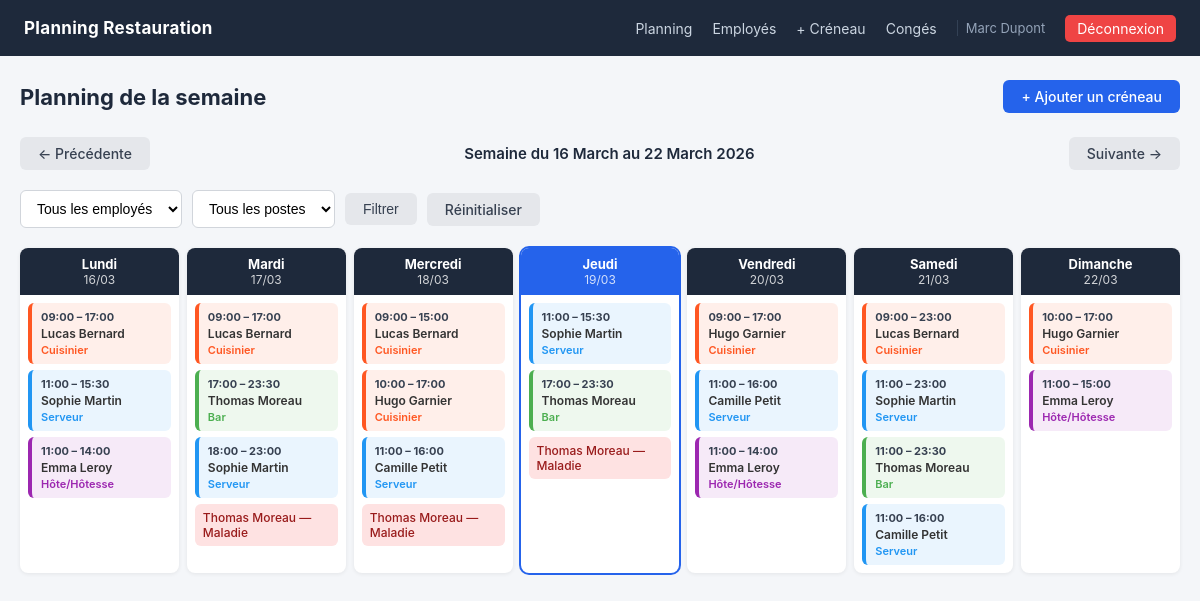
/planning/week (signed in), run on the app's committed database.
### app/models.py (models this page shows, shortened)
class User(UserMixin, db.Model):
    __tablename__ = 'users'
    id = db.Column(db.Integer, primary_key=True)
    nom = db.Column(db.String(50), nullable=False)
    prenom = db.Column(db.String(50), nullable=False)
    email = db.Column(db.String(120), nullable=False, unique=True)
    password_hash = db.Column(db.String(255), nullable=False)
    telephone = db.Column(db.String(20), nullable=True)
    post_id = db.Column(db.Integer, db.ForeignKey('posts.id'), nullable=True)
    contrat = db.Column(db.String(20), nullable=False)
    date_embauche = db.Column(db.Date, nullable=False)
    role = db.Column(db.String(10), nullable=False, default='employe')
    actif = db.Column(db.Boolean, nullable=False, default=True)
    created_at = db.Column(db.DateTime, nullable=False, default=datetime.utcnow)
    shifts = db.relationship('Shift', foreign_keys='Shift.user_id', backref='employe', lazy=True)
    absences = db.relationship('Absence', foreign_keys='Absence.user_id', backref='employe', lazy=True)
    @property
    def est_manager(self):
        return self.role == 'manager'
    @property
    def nom_complet(self):
        return f'{self.prenom} {self.nom}'

class Shift(db.Model):
    __tablename__ = 'shifts'
    id = db.Column(db.Integer, primary_key=True)
    user_id = db.Column(db.Integer, db.ForeignKey('users.id'), nullable=False)
    post_id = db.Column(db.Integer, db.ForeignKey('posts.id'), nullable=False)
    date_service = db.Column(db.Date, nullable=False)
    heure_debut = db.Column(db.Time, nullable=False)
    heure_fin = db.Column(db.Time, nullable=False)
    note = db.Column(db.Text, nullable=True)
    created_at = db.Column(db.DateTime, nullable=False, default=datetime.utcnow)
    created_by = db.Column(db.Integer, db.ForeignKey('users.id'), nullable=True)

class Post(db.Model):
    __tablename__ = 'posts'
    id = db.Column(db.Integer, primary_key=True)
    nom = db.Column(db.String(50), nullable=False, unique=True)
    couleur = db.Column(db.String(7), nullable=False)
    description = db.Column(db.Text, nullable=True)
    employes = db.relationship('User', backref='poste', lazy=True)
    shifts = db.relationship('Shift', backref='poste', lazy=True)

class Absence(db.Model):
    __tablename__ = 'absences'
    id = db.Column(db.Integer, primary_key=True)
    user_id = db.Column(db.Integer, db.ForeignKey('users.id'), nullable=False)
    type_absence = db.Column(db.String(30), nullable=False)
    date_debut = db.Column(db.Date, nullable=False)
    date_fin = db.Column(db.Date, nullable=False)
    motif = db.Column(db.Text, nullable=True)
    statut = db.Column(db.String(15), nullable=False, default='en_attente')
    commentaire_manager = db.Column(db.Text, nullable=True)
    traite_par = db.Column(db.Integer, db.ForeignKey('users.id'), nullable=True)
    created_at = db.Column(db.DateTime, nullable=False, default=datetime.utcnow)

### app/planning/routes.py (the view)
@bp.route('/planning/week')
@login_required
def week_view():
    date_param = request.args.get('date')
    if date_param:
        try:
            date_ref = date.fromisoformat(date_param)
        except ValueError:
            date_ref = date.today()
    else:
        date_ref = date.today()
    semaine = get_semaine(date_ref)
    lundi, dimanche = semaine[0], semaine[6]
    filtre_employe = request.args.get('employe', type=int)
    filtre_poste = request.args.get('poste', type=int)
    query = Shift.query.filter(Shift.date_service >= lundi, Shift.date_service <= dimanche)
    if not current_user.est_manager:
        query = query.filter(Shift.user_id == current_user.id)
    elif filtre_employe:
        query = query.filter(Shift.user_id == filtre_employe)
    elif filtre_poste:
        query = query.filter(Shift.post_id == filtre_poste)
    shifts = query.order_by(Shift.heure_debut).all()
    creneaux_par_jour = {jour: [] for jour in semaine}
    for shift in shifts:
        if shift.date_service in creneaux_par_jour:
            creneaux_par_jour[shift.date_service].append(shift)
    absences = Absence.query.filter(
        Absence.statut.in_(['approuve', 'confirme']),
        Absence.date_debut <= dimanche,
        Absence.date_fin >= lundi,
    ).all()
    employes = User.query.filter_by(role='employe', actif=True).order_by(User.nom).all() if current_user.est_manager else []
    postes = Post.query.all() if current_user.est_manager else []
    prev_week = (lundi - timedelta(7)).isoformat()
    next_week = (lundi + timedelta(7)).isoformat()
    JOURS_FR = ['Lundi', 'Mardi', 'Mercredi', 'Jeudi', 'Vendredi', 'Samedi', 'Dimanche']
    return render_template('planning/week.html',
        semaine=semaine,
        jours_fr=JOURS_FR,
        creneaux_par_jour=creneaux_par_jour,
        absences=absences,
        employes=employes,
        postes=postes,
        prev_week=prev_week,
        next_week=next_week,
        filtre_employe=filtre_employe,
        filtre_poste=filtre_poste,
        today=date.today(),
    )

### app/planning/routes.py (called while the page is built)
def get_semaine(date_ref):
    lundi = date_ref - timedelta(days=date_ref.weekday())
    return [lundi + timedelta(days=i) for i in range(7)]

### app/templates/planning/week.html (shortened to what this page needs)
{% extends "base.html" %}
{% block content %}
<div class="page-header">
    <h1>Planning de la semaine</h1>
    {% if current_user.est_manager %}
    <a href="{{ url_for('shifts.create_shift') }}" class="btn btn-primary">+ Ajouter un créneau</a>
    {% endif %}
</div>
<div class="week-nav">
    <a href="{{ url_for('planning.week_view', date=prev_week) }}" class="btn btn-secondary">&#8592; Précédente</a>
    <span class="week-label">Semaine du {{ semaine[0].strftime('%d %B') }} au {{ semaine[6].strftime('%d %B %Y') }}</span>
    <a href="{{ url_for('planning.week_view', date=next_week) }}" class="btn btn-secondary">Suivante &#8594;</a>
</div>
{% if current_user.est_manager %}
<form method="GET" class="filter-bar">
    <select name="employe" class="form-control" style="width:auto">
        <option value="">Tous les employés</option>
    </select>
    <select name="poste" class="form-control" style="width:auto">
        <option value="">Tous les postes</option>
    </select>
    <button type="submit" class="btn btn-secondary">Filtrer</button>
    <a href="{{ url_for('planning.week_view') }}" class="btn btn-secondary">Réinitialiser</a>
</form>
{% endif %}
<div class="planning-grid">
    {% for i in range(7) %}
    {% set jour = semaine[i] %}
    <div class="planning-col {% if jour == today %}today{% endif %}">
        <div class="planning-col-header">
            <span class="day-name">{{ jours_fr[i] }}</span>
            <span class="day-date">{{ jour.strftime('%d/%m') }}</span>
        </div>
        <div class="planning-col-body">
            {% for shift in creneaux_par_jour[jour] %}
            <div class="shift-card" style="border-left:4px solid {{ shift.poste.couleur }};background:{{ shift.poste.couleur }}18">
                <div class="shift-time">{{ shift.heure_debut.strftime('%H:%M') }} – {{ shift.heure_fin.strftime('%H:%M') }}</div>
                {% if current_user.est_manager %}
                <div class="shift-employee">{{ shift.employe.nom_complet }}</div>
                {% endif %}
                <div class="shift-post" style="color:{{ shift.poste.couleur }}">{{ shift.poste.nom }}</div>
            </div>
            {% endfor %}
            {% for absence in absences %}
            {% if absence.employe and absence.date_debut <= jour and jour <= absence.date_fin %}
            <div class="absence-card">
                {% if current_user.est_manager %}{{ absence.employe.nom_complet }} — {% endif %}
                {{ absence.type_absence.replace('_',' ').title() }}
            </div>
            {% endif %}
            {% endfor %}
        </div>
    </div>
    {% endfor %}
</div>
{% endblock %}

### app/templates/base.html (shortened to what this page needs)
<!DOCTYPE html>
<html lang="fr">
<head>
    <link rel="stylesheet" href="{{ url_for('static', filename='css/style.css') }}">
</head>
<body>
{% if current_user.is_authenticated %}
<nav class="navbar">
    <div class="navbar-brand">Planning Restauration</div>
    <div class="navbar-links">
        {% if current_user.est_manager %}
            <a href="{{ url_for('planning.week_view') }}">Planning</a>
            <a href="{{ url_for('employees.list_employees') }}">Employés</a>
            <a href="{{ url_for('shifts.create_shift') }}">+ Créneau</a>
            <a href="{{ url_for('absences.list_absences') }}">Congés</a>
        {% else %}
            <a href="{{ url_for('planning.week_view') }}">Mon planning</a>
            <a href="{{ url_for('absences.my_absences') }}">Mes congés</a>
        {% endif %}
        <span class="navbar-user">{{ current_user.nom_complet }}</span>
        <a href="{{ url_for('auth.logout') }}" class="btn-logout">Déconnexion</a>
    </div>
</nav>
{% endif %}
<main class="container">
    {% block content %}{% endblock %}
</main>
</body>
</html>

### app/static/css/style.css (style rules this page uses)
*, *::before, *::after { box-sizing: border-box; margin: 0; padding: 0; }
body { font-family: -apple-system, BlinkMacSystemFont, 'Segoe UI', sans-serif; font-size: 15px; background: #f4f6f9; color: #333; min-height: 100vh; }
a { color: #2563eb; text-decoration: none; }
.navbar { background: #1e293b; color: #fff; display: flex; align-items: center; justify-content: space-between; padding: 0 24px; height: 56px; position: sticky; top: 0; z-index: 100; }
.navbar-brand { font-weight: 700; font-size: 17px; letter-spacing: .3px; }
.navbar-links { display: flex; align-items: center; gap: 20px; }
.navbar-links a { color: #cbd5e1; font-size: 14px; }
.navbar-user { color: #94a3b8; font-size: 13px; padding-left: 8px; border-left: 1px solid #334155; }
.btn-logout { background: #ef4444; color: #fff !important; padding: 5px 12px; border-radius: 5px; font-size: 13px; }
.container { max-width: 1200px; margin: 0 auto; padding: 24px 20px; }
.form-control { width: 100%; padding: 9px 12px; border: 1px solid #d1d5db; border-radius: 6px; font-size: 14px; background: #fff; transition: border-color .2s; }
.btn { display: inline-block; padding: 8px 18px; border-radius: 6px; border: none; cursor: pointer; font-size: 14px; font-weight: 500; transition: background .15s; text-align: center; }
.btn-primary { background: #2563eb; color: #fff; }
.btn-secondary { background: #e5e7eb; color: #374151; }
.page-header { display: flex; align-items: center; justify-content: space-between; margin-bottom: 24px; }
.page-header h1 { font-size: 22px; font-weight: 700; color: #1e293b; }

### app/templates/planning/week.html (style rules this page uses)
.week-nav { display:flex;align-items:center;justify-content:space-between;margin-bottom:20px }
.week-label { font-weight:600;font-size:15px;color:#1e293b }
.filter-bar { display:flex;gap:10px;align-items:center;margin-bottom:20px;flex-wrap:wrap }
.planning-grid { display:grid;grid-template-columns:repeat(7,1fr);gap:8px }
.planning-col { background:#fff;border-radius:8px;box-shadow:0 1px 4px rgba(0,0,0,.07);overflow:hidden;min-height:180px }
.planning-col.today { box-shadow:0 0 0 2px #2563eb }
.planning-col-header { background:#1e293b;color:#fff;padding:8px 10px;text-align:center }
.planning-col.today .planning-col-header { background:#2563eb }
.day-name { display:block;font-weight:700;font-size:13px }
.day-date { display:block;font-size:12px;opacity:.8 }
.planning-col-body { padding:8px;display:flex;flex-direction:column;gap:6px }
.shift-card { border-radius:6px;padding:7px 9px;font-size:12px }
.shift-time { font-weight:700;font-size:11px;color:#374151 }
.shift-employee { font-weight:600;font-size:12px;margin-top:2px }
.shift-post { font-size:11px;font-weight:600;margin-top:2px }
.absence-card { background:#fee2e2;border-radius:6px;padding:6px 8px;font-size:12px;color:#991b1b;font-weight:500 }

### data on the page
User: nom_complet "Marc Dupont"
Shift: heure_debut "09:00", heure_fin "17:00", employe.nom_complet "Lucas Bernard", poste.nom "Cuisinier"
Shift: heure_debut "11:00", heure_fin "15:30", employe.nom_complet "Sophie Martin", poste.nom "Serveur"
Shift: heure_debut "11:00", heure_fin "14:00", employe.nom_complet "Emma Leroy", poste.nom "Hôte/Hôtesse"
Shift: heure_debut "09:00", heure_fin "17:00", employe.nom_complet "Lucas Bernard", poste.nom "Cuisinier"
Shift: heure_debut "17:00", heure_fin "23:30", employe.nom_complet "Thomas Moreau", poste.nom "Bar"
Shift: heure_debut "18:00", heure_fin "23:00", employe.nom_complet "Sophie Martin", poste.nom "Serveur"
Absence: employe.nom_complet "Thomas Moreau", type_absence.replace "Maladie"
Shift: heure_debut "09:00", heure_fin "15:00", employe.nom_complet "Lucas Bernard", poste.nom "Cuisinier"
Shift: heure_debut "10:00", heure_fin "17:00", employe.nom_complet "Hugo Garnier", poste.nom "Cuisinier"
Shift: heure_debut "11:00", heure_fin "16:00", employe.nom_complet "Camille Petit", poste.nom "Serveur"
Shift: heure_debut "11:00", heure_fin "15:30", employe.nom_complet "Sophie Martin", poste.nom "Serveur"
Shift: heure_debut "17:00", heure_fin "23:30", employe.nom_complet "Thomas Moreau", poste.nom "Bar"
Shift: heure_debut "09:00", heure_fin "17:00", employe.nom_complet "Hugo Garnier", poste.nom "Cuisinier"
Shift: heure_debut "11:00", heure_fin "16:00", employe.nom_complet "Camille Petit", poste.nom "Serveur"
Shift: heure_debut "11:00", heure_fin "14:00", employe.nom_complet "Emma Leroy", poste.nom "Hôte/Hôtesse"
Shift: heure_debut "09:00", heure_fin "23:00", employe.nom_complet "Lucas Bernard", poste.nom "Cuisinier"
Shift: heure_debut "11:00", heure_fin "23:00", employe.nom_complet "Sophie Martin", poste.nom "Serveur"
Shift: heure_debut "11:00", heure_fin "23:30", employe.nom_complet "Thomas Moreau", poste.nom "Bar"
Shift: heure_debut "11:00", heure_fin "16:00", employe.nom_complet "Camille Petit", poste.nom "Serveur"
Shift: heure_debut "10:00", heure_fin "17:00", employe.nom_complet "Hugo Garnier", poste.nom "Cuisinier"
Shift: heure_debut "11:00", heure_fin "15:00", employe.nom_complet "Emma Leroy", poste.nom "Hôte/Hôtesse"

### other printed values
{{ semaine[0].strftime('%d %B') }} "16 March"
{{ semaine[6].strftime('%d %B %Y') }} "22 March 2026"
{{ jours_fr[i] }} "Lundi" "Mardi" "Mercredi" "Jeudi" "Vendredi" "Samedi" "Dimanche"
{{ jour.strftime('%d/%m') }} "16/03" "17/03" "18/03" "19/03" "20/03" "21/03" "22/03"
